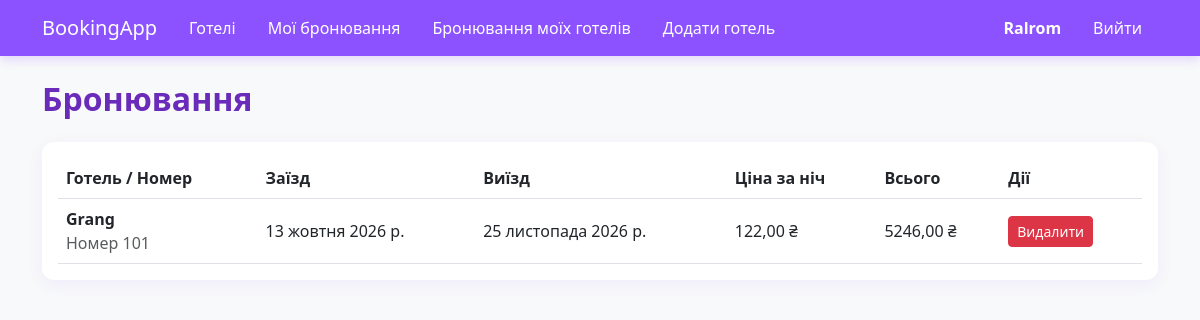
Screenshot of /bookings/my/ (signed in) with the database file from the repository.
### users/models/user.py (models this page shows, shortened)
class User(AbstractUser):
    ROLES_CHOICES = [
        ('guest', _('Клієнт')),
        ('owner', _('Власник готелю')),
        ('admin', _('Адміністратор')),
    ]
    role = models.CharField(
        verbose_name=_('Роль'),
        max_length=20,
        choices=ROLES_CHOICES,
        default='guest',
    )
    @property
    def is_hotel_owner(self) -> bool:
        return (self.role == 'owner' or
                self.is_superuser)

### bookings/models/booking.py (models this page shows, shortened)
class Booking(models.Model):
    user = models.ForeignKey(
        to=settings.AUTH_USER_MODEL,
        on_delete=models.CASCADE,
        related_name='bookings',
        verbose_name=_("Користувач"),
    )
    room = models.ForeignKey(
        to=Room,
        on_delete=models.CASCADE,
        related_name='bookings',
        verbose_name=_("Кімната"),
    )
    check_in_date = models.DateField(
        verbose_name=_("Дата заїзду"),
    )
    check_out_date = models.DateField(
        verbose_name=_("Дата виїзду"),
    )
    price_per_night = models.DecimalField(
        verbose_name=_("Ціна за ніч"),
        max_digits=10,
        decimal_places=2,
        editable=False,
    )
    total_price = models.DecimalField(
        verbose_name=_("Загальна ціна"),
        max_digits=10,
        decimal_places=2,
        editable=False,
    )
    created_at = models.DateTimeField(
        verbose_name=_("Дата створення"),
        auto_now_add=True,
    )
    class Meta:
        verbose_name = _("Бронювання")
        verbose_name_plural = _("Бронювання")

### hotels/models/room.py (models this page shows, shortened)
class Room(models.Model):
    hotel = models.ForeignKey(
        to=Hotel,
        on_delete=models.CASCADE,
        related_name='rooms',
        verbose_name=_('Готель'),
    )
    room_number = models.CharField(
        verbose_name=_('Номер кімнати'),
        max_length=50,
    )
    capacity = models.PositiveIntegerField(
        verbose_name=_('Місткість'),
        default=2,
        validators=[
            MinValueValidator(
                1,
                message=_('Місткість має бути щонайменше '
                          '%(limit_value)s особа.')
            ),
            MaxValueValidator(
                20,
                message=_('Місткість не може перевищувати '
                          '%(limit_value)s осіб.')
            ),
        ],
    )
    price_per_night = models.DecimalField(
        verbose_name=_('Ціна за ніч'),
        max_digits=10,
        decimal_places=2,
        validators=[
            MinValueValidator(
                Decimal('0.01'),
                message=_('Ціна за ніч має бути щонайменше '
                          '%(limit_value)s.')
            ),
            MaxValueValidator(
                Decimal('1000000.00'),
                message=_('Ціна за ніч не може перевищувати '
                          '%(limit_value)s.')
            ),
        ],
    )
    is_available = models.BooleanField(
        verbose_name=_('Доступність'),
        default=True,
    )
    class Meta:
        verbose_name = _('Кімната')
        verbose_name_plural = _('Кімнати')
        constraints = [
            models.UniqueConstraint(
                fields=['hotel', 'room_number'],
                name='unique_room_per_hotel'
            )
        ]

### hotels/models/hotel.py (models this page shows, shortened)
class Hotel(models.Model):
    owner = models.ForeignKey(
        to=settings.AUTH_USER_MODEL,
        on_delete=models.CASCADE,
        related_name='hotels',
        verbose_name=_("Власник"),
    )
    title = models.CharField(
        verbose_name=_("Назва"),
        max_length=255,
    )
    description = models.TextField(
        verbose_name=_("Опис"),
        blank=True,
        null=True,
    )
    address = models.TextField(
        verbose_name=_("Адреса"),
    )
    city = models.CharField(
        verbose_name=_("Місто"),
        max_length=100,
    )
    created_at = models.DateTimeField(
        verbose_name=_("Дата створення"),
        auto_now_add=True,
    )
    class Meta:
        verbose_name = _("Готель")
        verbose_name_plural = _("Готелі")

### bookings/views/booking.py (the view)
# urls.py: path('my/',                        UserBookingListView.as_view(),       name='user_booking_list'),
class UserBookingListView(
    LoginRequiredMixin,
    ListView
):
    model = Booking
    template_name = 'bookings/user_booking_list.html'
    context_object_name = 'bookings'
    paginate_by = 10
    def get_queryset(self):
        return (
            Booking.objects.filter(user=self.request.user)
            .select_related('room', 'room__hotel')
            .order_by('-created_at')
        )

### templates/bookings/user_booking_list.html (shortened to what this page needs)
{% extends 'base.html' %}
{% block content %}
<h2 class="text-lilac mb-4 fw-bold">Бронювання</h2>
<div class="card card-lilac p-3">
    <div class="table-responsive">
        <table class="table table-hover align-middle mb-0">
            <thead style="color: #4a1c82;">
                <tr>
                    <th>Готель / Номер</th>
                    <th>Заїзд</th>
                    <th>Виїзд</th>
                    <th>Ціна за ніч</th>
                    <th>Всього</th>
                    <th>Дії</th>
                </tr>
            </thead>
            <tbody>
                {% for booking in object_list %}
                <tr>
                    <td>
                        <strong>{{ booking.room.hotel.title }}</strong><br>
                        <span class="text-muted">Номер {{ booking.room.room_number }}</span>
                    </td>
                    <td>{{ booking.check_in_date }}</td>
                    <td>{{ booking.check_out_date }}</td>
                    <td>{{ booking.price_per_night }} ₴</td>
                    <td>{{ booking.total_price }} ₴</td>
                    <td>
                        <a href="{% url 'booking_delete' booking.id %}" class="btn btn-sm btn-danger">Видалити</a>
                    </td>
                </tr>
                {% empty %}
                <tr>
                    <td colspan="6" class="text-center py-4 text-muted">Поки що тут немає записів.</td>
                </tr>
                {% endfor %}
            </tbody>
        </table>
    </div>
</div>
{% endblock %}

### templates/includes/navbar.html (shortened to what this page needs)
<nav class="navbar navbar-expand-lg navbar-custom">
    <div class="container">
        <a class="navbar-brand" href="{% url 'hotel_list' %}">BookingApp</a>
        <div class="collapse navbar-collapse justify-content-between" id="navbarNav">
            <ul class="navbar-nav">
                <li class="nav-item">
                    <a class="nav-link px-3" href="{% url 'hotel_list' %}">Готелі</a>
                </li>
                {% if user.is_authenticated %}
                    <li class="nav-item">
                        <a class="nav-link px-3" href="{% url 'user_booking_list' %}">Мої бронювання</a>
                    </li>
                    {% if user.is_hotel_owner %}
                        <li class="nav-item">
                            <a class="nav-link px-3" href="{% url 'owner_booking_list' %}">Бронювання моїх готелів</a>
                        </li>
                        <li class="nav-item">
                            <a class="nav-link px-3" href="{% url 'hotel_create' %}">Додати готель</a>
                        </li>
                    {% endif %}
                {% endif %}
            </ul>
            <ul class="navbar-nav align-items-center">
                {% if user.is_authenticated %}
                    <li class="nav-item">
                        <a class="nav-link px-3 fw-bold" href="{% url 'profile' %}">{{ user.username }}</a>
                    </li>
                    <li class="nav-item">
                        <form action="{% url 'logout' %}" method="post" class="d-inline">
                            <button type="submit" class="btn btn-link nav-link px-3" style="text-decoration: none;">Вийти</button>
                        </form>
                    </li>
                {% endif %}
            </ul>
        </div>
    </div>
</nav>

### templates/base.html (style rules this page uses)
body { background-color: #f5f0fa !important; color: #2d1b36; }
.navbar-custom { background-color: #8c52ff; box-shadow: 0 4px 10px rgba(140, 82, 255, 0.2); }
.navbar-custom .navbar-brand, .navbar-custom .nav-link { color: #ffffff !important; font-weight: 500; }
.card-lilac { background: #ffffff; border: none; border-radius: 12px; box-shadow: 0 4px 15px rgba(140, 82, 255, 0.08); }
.text-lilac { color: #6a2bba; }

### rows the page displays
User: username "Ralrom"
Booking: room.hotel "Grang", room.room_number "101", check_in_date "13 жовтня 2026 р.", check_out_date "25 листопада 2026 р.", price_per_night "122,00", total_price "5246,00"
